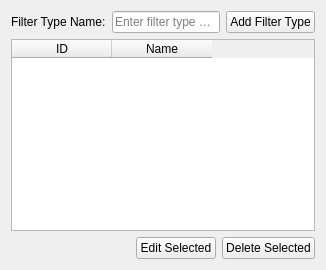
<?xml version="1.0" encoding="UTF-8"?>
<ui version="4.0">
 <class>FilterTypeTab</class>
 <widget class="QWidget" name="FilterTypeTab">
  <layout class="QVBoxLayout" name="verticalLayout">
   <item>
    <layout class="QHBoxLayout" name="horizontalLayout_input">
     <item>
      <widget class="QLabel" name="nameLabel">
       <property name="text">
        <string>Filter Type Name:</string>
       </property>
      </widget>
     </item>
     <item>
      <widget class="QLineEdit" name="nameLineEdit">
       <property name="placeholderText">
        <string>Enter filter type name</string>
       </property>
      </widget>
     </item>
     <item>
      <widget class="QPushButton" name="addFilterTypeButton">
       <property name="text">
        <string>Add Filter Type</string>
       </property>
      </widget>
     </item>
    </layout>
   </item>
   <item>
    <widget class="QTableWidget" name="filterTypesTable">
     <property name="editTriggers">
      <set>QAbstractItemView::NoEditTriggers</set>
     </property>
     <property name="selectionBehavior">
      <enum>QAbstractItemView::SelectRows</enum>
     </property>
     <property name="selectionMode">
      <enum>QAbstractItemView::SingleSelection</enum>
     </property>
     <column>
      <property name="text">
       <string>ID</string>
      </property>
     </column>
     <column>
      <property name="text">
       <string>Name</string>
      </property>
     </column>
    </widget>
   </item>
   <item>
    <layout class="QHBoxLayout" name="horizontalLayout">
     <item>
      <spacer name="horizontalSpacer">
       <property name="orientation">
        <enum>Qt::Horizontal</enum>
       </property>
       <property name="sizeHint" stdset="0">
        <size>
         <width>40</width>
         <height>20</height>
        </size>
       </property>
      </spacer>
     </item>
     <item>
      <widget class="QPushButton" name="editFilterTypeButton">
       <property name="text">
        <string>Edit Selected</string>
       </property>
      </widget>
     </item>
     <item>
      <widget class="QPushButton" name="deleteFilterTypeButton">
       <property name="text">
        <string>Delete Selected</string>
       </property>
      </widget>
     </item>
    </layout>
   </item>
  </layout>
 </widget>
 <resources/>
 <connections/>
</ui>
